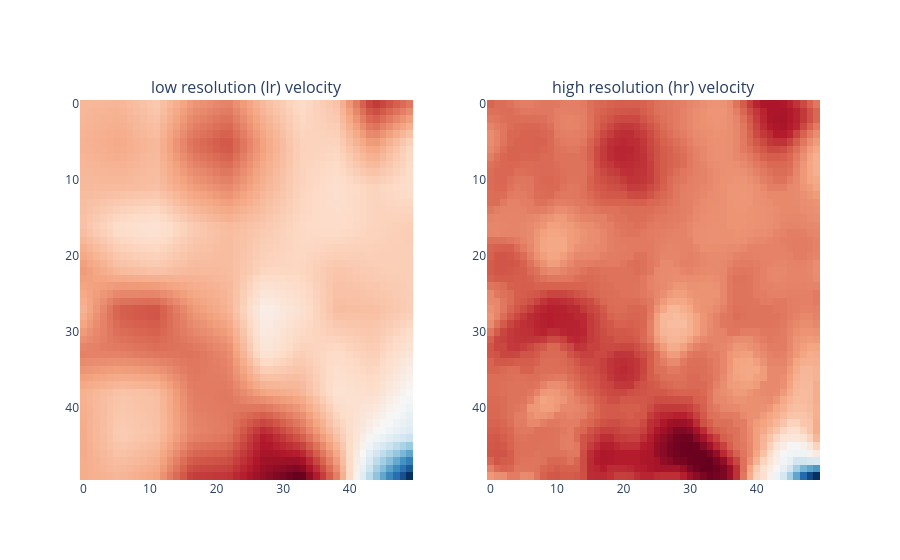

Notebook code for this chart:
### Markdown cell above
## Toy example

### Code cell
fig = make_subplots(rows = 1, cols = 2,
                    subplot_titles = ("low resolution (lr) velocity", "high resolution (hr) velocity"))

fig.add_trace(go.Heatmap(z = bilinear_scene.squeeze(), 
                           colorscale = 'RdBu_r'),
                           row = 1, col = 1)

fig.add_trace(go.Heatmap(z = hr_scene_vel_tensor[0].squeeze(), 
                           colorscale = 'RdBu_r'),
                           row = 1, col = 2)

fig.update_layout(plot_bgcolor = 'rgba(0,0,0,0)')
# matrix style
fig.update_yaxes(autorange = "reversed")
fig.update_traces(showscale = False)
fig.show()

### Figure 1 — Plotly figure (JSON) as saved in the notebook; plotly's stock layout.template omitted (floating-point values rounded to 4 significant figures; data arrays with more than 128 entries replaced by an {"elided": "..."} marker saying what was removed)
{"data": [{"colorscale": [[0, "rgb(5,48,97)"], [0.1, "rgb(33,102,172)"], [0.2, "rgb(67,147,195)"], [0.3, "rgb(146,197,222)"], [0.4, "rgb(209,229,240)"], [0.5, "rgb(247,247,247)"], [0.6, "rgb(253,219,199)"], [0.7, "rgb(244,165,130)"], [0.8, "rgb(214,96,77)"], [0.9, "rgb(178,24,43)"], [1, "rgb(103,0,31)"]], "showscale": false, "type": "heatmap", "xaxis": "x", "yaxis": "y", "z": {"elided": "50x50 float values"}}, {"colorscale": [[0, "rgb(5,48,97)"], [0.1, "rgb(33,102,172)"], [0.2, "rgb(67,147,195)"], [0.3, "rgb(146,197,222)"], [0.4, "rgb(209,229,240)"], [0.5, "rgb(247,247,247)"], [0.6, "rgb(253,219,199)"], [0.7, "rgb(244,165,130)"], [0.8, "rgb(214,96,77)"], [0.9, "rgb(178,24,43)"], [1, "rgb(103,0,31)"]], "showscale": false, "type": "heatmap", "xaxis": "x2", "yaxis": "y2", "z": {"elided": "50x50 float values"}}], "layout": {"annotations": [{"font": {"size": 16}, "showarrow": false, "text": "low resolution (lr) velocity", "x": 0.225, "xanchor": "center", "xref": "paper", "y": 1, "yanchor": "bottom", "yref": "paper"}, {"font": {"size": 16}, "showarrow": false, "text": "high resolution (hr) velocity", "x": 0.775, "xanchor": "center", "xref": "paper", "y": 1, "yanchor": "bottom", "yref": "paper"}], "plot_bgcolor": "rgba(0,0,0,0)", "xaxis": {"anchor": "y", "domain": [0, 0.45]}, "xaxis2": {"anchor": "y2", "domain": [0.55, 1]}, "yaxis": {"anchor": "x", "autorange": "reversed", "domain": [0, 1]}, "yaxis2": {"anchor": "x2", "autorange": "reversed", "domain": [0, 1]}}}
